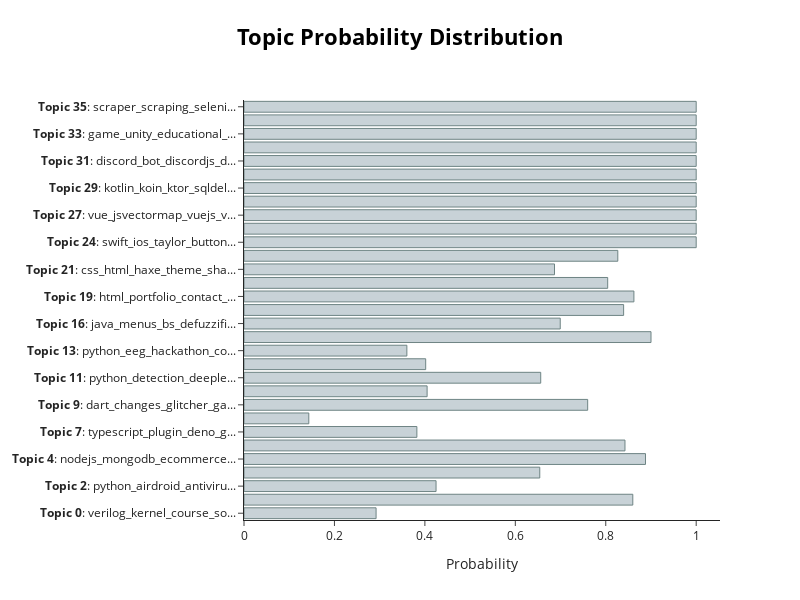

The notebook cell saved with this chart:
### Code cell
# Visualize the topic distribution
topic_model.visualize_distribution(probabilities).show()

### Figure 1 — Plotly figure (JSON) as saved in the notebook; plotly's stock layout.template omitted (floating-point values rounded to 4 significant figures)
{"data": [{"marker": {"color": "#C8D2D7", "line": {"color": "#6E8484", "width": 1}}, "orientation": "h", "type": "bar", "x": [0.2921, 0.8598, 0.4247, 0.6541, 0.8879, 0.8425, 0.3823, 0.1433, 0.76, 0.4049, 0.6562, 0.4018, 0.3602, 0.9001, 0.6993, 0.8395, 0.8623, 0.8043, 0.6867, 0.8266, 1, 1, 1, 1, 1, 1, 1, 1, 1, 1, 1], "y": ["<b>Topic 0</b>: verilog_kernel_course_so...", "<b>Topic 1</b>: flutter_dart_app_bloc_fi...", "<b>Topic 2</b>: python_airdroid_antiviru...", "<b>Topic 3</b>: laravel_php_filament_pac...", "<b>Topic 4</b>: nodejs_mongodb_ecommerce...", "<b>Topic 6</b>: javascript_ciede2000_can...", "<b>Topic 7</b>: typescript_plugin_deno_g...", "<b>Topic 8</b>: java_engine_springboot_j...", "<b>Topic 9</b>: dart_changes_glitcher_ga...", "<b>Topic 10</b>: javascript_electron_npm...", "<b>Topic 11</b>: python_detection_deeple...", "<b>Topic 12</b>: management_system_core_...", "<b>Topic 13</b>: python_eeg_hackathon_co...", "<b>Topic 14</b>: girls_23_acpc_problems_...", "<b>Topic 16</b>: java_menus_bs_defuzzifi...", "<b>Topic 17</b>: django_crowdfunding_pyt...", "<b>Topic 19</b>: html_portfolio_contact_...", "<b>Topic 20</b>: arabic_typeface_diacrit...", "<b>Topic 21</b>: css_html_haxe_theme_sha...", "<b>Topic 22</b>: yara_lua_go__", "<b>Topic 24</b>: swift_ios_taylor_button...", "<b>Topic 25</b>: audio_music_reader_pyth...", "<b>Topic 27</b>: vue_jsvectormap_vuejs_v...", "<b>Topic 28</b>: algorithms_8puzzle_pyga...", "<b>Topic 29</b>: kotlin_koin_ktor_sqldel...", "<b>Topic 30</b>: interview_questions_lis...", "<b>Topic 31</b>: discord_bot_discordjs_d...", "<b>Topic 32</b>: robot_vortex_auv_maze_p...", "<b>Topic 33</b>: game_unity_educational_...", "<b>Topic 34</b>: movies_kfx_arab_docker_...", "<b>Topic 35</b>: scraper_scraping_seleni..."]}], "layout": {"height": 600, "hoverlabel": {"bgcolor": "white", "font": {"family": "Rockwell", "size": 16}}, "title": {"font": {"color": "Black", "size": 22}, "text": "<b>Topic Probability Distribution</b>", "x": 0.5, "xanchor": "center", "y": 0.95, "yanchor": "top"}, "width": 800, "xaxis": {"title": {"text": "Probability"}}}}
